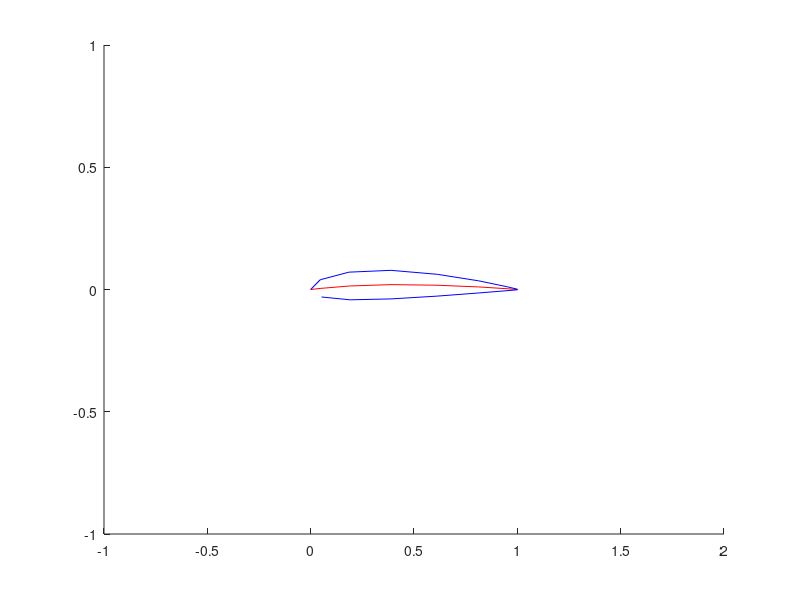

Source code (MATLAB):
% Joel Lubinitsky
% Fucking around with matlab

clear all
close all
clc

alpha = 0;
n_panels = 8;
m = 2;
p = 4;
tt = 12;

m = m * 0.01;
p = p * 0.1;
tt = tt * 0.01;

zeta = linspace(pi, 2 * pi, n_panels);
xCamber = 0.5 * (1 + cos(zeta));
indexP = max(find(xCamber < p));

xCamber1 = xCamber(1 : indexP);
xCamber2 = xCamber(indexP + 1 : end);
yCamber1 = (m / p ^ 2) * (2 * p * xCamber1 - xCamber1 .^ 2);
yCamber2 = (m / (1 - p) ^ 2) * (1 - (2 * p) + (2 * p * xCamber2) - xCamber2 .^ 2)
yCamber = [yCamber1, yCamber2];

yThickness = (tt / 0.20) * ((0.2969 * sqrt(xCamber)) - (0.1260 .* xCamber) - (0.3516 .* xCamber .^ 2) + (0.2843 .* xCamber .^ 3) - (0.1015 .* xCamber .^ 4));
dydxCamber1 = (2 * m / p) * (1 - xCamber1 / p);
dydxCamber2 = (2 * m / (1 - p) ^ 2) * (p - xCamber2);
dydxCamber = [dydxCamber1, dydxCamber2];
theta = atan(dydxCamber);

xUpper = xCamber - yThickness .* sin(theta);
xLower = xCamber + yThickness .* sin(theta);

yUpper = yCamber + yThickness .* cos(theta);
yLower = yCamber - yThickness .* cos(theta);

X = [xUpper, xLower(end : -1 : 2)];
Y = [yUpper, yLower(end : -1 : 2)];

figure(1)
hold on
axis([-1 2 -1 1])
plot(xCamber, yCamber, 'color', [1 0 0])
plot(X, Y, 'color', [0 0 1])